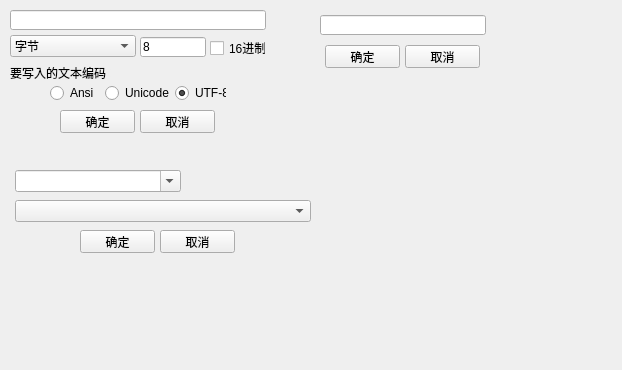
<?xml version="1.0" encoding="UTF-8"?>
<ui version="4.0">
 <class>EditorWidgets</class>
 <widget class="QWidget" name="EditorWidgets">
  <property name="geometry">
   <rect>
    <x>0</x>
    <y>0</y>
    <width>622</width>
    <height>370</height>
   </rect>
  </property>
  <property name="windowTitle">
   <string>EditorWidgets</string>
  </property>
  <widget class="QWidget" name="widget" native="true">
   <property name="geometry">
    <rect>
     <x>5</x>
     <y>5</y>
     <width>266</width>
     <height>136</height>
    </rect>
   </property>
   <widget class="QLineEdit" name="lineEdit">
    <property name="geometry">
     <rect>
      <x>5</x>
      <y>5</y>
      <width>256</width>
      <height>20</height>
     </rect>
    </property>
   </widget>
   <widget class="QComboBox" name="comboBox">
    <property name="geometry">
     <rect>
      <x>5</x>
      <y>30</y>
      <width>126</width>
      <height>22</height>
     </rect>
    </property>
    <item>
     <property name="text">
      <string>字节</string>
     </property>
    </item>
    <item>
     <property name="text">
      <string>2字节</string>
     </property>
    </item>
    <item>
     <property name="text">
      <string>4字节</string>
     </property>
    </item>
    <item>
     <property name="text">
      <string>8字节</string>
     </property>
    </item>
    <item>
     <property name="text">
      <string>浮点数</string>
     </property>
    </item>
    <item>
     <property name="text">
      <string>双浮点数</string>
     </property>
    </item>
    <item>
     <property name="text">
      <string>文本</string>
     </property>
    </item>
    <item>
     <property name="text">
      <string>字节数组</string>
     </property>
    </item>
   </widget>
   <widget class="QCheckBox" name="checkBox">
    <property name="geometry">
     <rect>
      <x>205</x>
      <y>35</y>
      <width>56</width>
      <height>16</height>
     </rect>
    </property>
    <property name="text">
     <string>16进制</string>
    </property>
   </widget>
   <widget class="QPushButton" name="pushButton">
    <property name="geometry">
     <rect>
      <x>55</x>
      <y>105</y>
      <width>75</width>
      <height>23</height>
     </rect>
    </property>
    <property name="text">
     <string>确定</string>
    </property>
   </widget>
   <widget class="QPushButton" name="pushButton_2">
    <property name="geometry">
     <rect>
      <x>135</x>
      <y>105</y>
      <width>75</width>
      <height>23</height>
     </rect>
    </property>
    <property name="text">
     <string>取消</string>
    </property>
   </widget>
   <widget class="QLineEdit" name="lineEdit_2">
    <property name="geometry">
     <rect>
      <x>135</x>
      <y>32</y>
      <width>66</width>
      <height>20</height>
     </rect>
    </property>
    <property name="toolTip">
     <string>选择文本或者字节数组时，编辑框里显示的数据长度，并不是写入的长度</string>
    </property>
    <property name="text">
     <string>8</string>
    </property>
    <property name="placeholderText">
     <string>显示长度</string>
    </property>
   </widget>
   <widget class="QRadioButton" name="radioButton_Ansi">
    <property name="geometry">
     <rect>
      <x>45</x>
      <y>80</y>
      <width>46</width>
      <height>16</height>
     </rect>
    </property>
    <property name="text">
     <string>Ansi</string>
    </property>
    <property name="checked">
     <bool>false</bool>
    </property>
   </widget>
   <widget class="QRadioButton" name="radioButton_Unicode">
    <property name="geometry">
     <rect>
      <x>100</x>
      <y>80</y>
      <width>66</width>
      <height>16</height>
     </rect>
    </property>
    <property name="text">
     <string>Unicode</string>
    </property>
   </widget>
   <widget class="QRadioButton" name="radioButton_UTF8">
    <property name="geometry">
     <rect>
      <x>170</x>
      <y>80</y>
      <width>51</width>
      <height>16</height>
     </rect>
    </property>
    <property name="text">
     <string>UTF-8</string>
    </property>
    <property name="checked">
     <bool>true</bool>
    </property>
   </widget>
   <widget class="QLabel" name="label">
    <property name="geometry">
     <rect>
      <x>5</x>
      <y>60</y>
      <width>101</width>
      <height>16</height>
     </rect>
    </property>
    <property name="text">
     <string>要写入的文本编码：</string>
    </property>
   </widget>
  </widget>
  <widget class="QWidget" name="widget_2" native="true">
   <property name="geometry">
    <rect>
     <x>10</x>
     <y>165</y>
     <width>306</width>
     <height>96</height>
    </rect>
   </property>
   <widget class="QComboBox" name="comboBox_addr">
    <property name="geometry">
     <rect>
      <x>5</x>
      <y>5</y>
      <width>166</width>
      <height>22</height>
     </rect>
    </property>
    <property name="editable">
     <bool>true</bool>
    </property>
    <property name="insertPolicy">
     <enum>QComboBox::InsertAtCurrent</enum>
    </property>
   </widget>
   <widget class="QPushButton" name="pushButton_4">
    <property name="geometry">
     <rect>
      <x>70</x>
      <y>65</y>
      <width>75</width>
      <height>23</height>
     </rect>
    </property>
    <property name="text">
     <string>确定</string>
    </property>
   </widget>
   <widget class="QPushButton" name="pushButton_3">
    <property name="geometry">
     <rect>
      <x>150</x>
      <y>65</y>
      <width>75</width>
      <height>23</height>
     </rect>
    </property>
    <property name="text">
     <string>取消</string>
    </property>
   </widget>
   <widget class="QComboBox" name="comboBox_module">
    <property name="geometry">
     <rect>
      <x>5</x>
      <y>35</y>
      <width>296</width>
      <height>22</height>
     </rect>
    </property>
    <property name="editable">
     <bool>false</bool>
    </property>
    <property name="insertPolicy">
     <enum>QComboBox::InsertAtCurrent</enum>
    </property>
   </widget>
  </widget>
  <widget class="QWidget" name="widget_3" native="true">
   <property name="geometry">
    <rect>
     <x>315</x>
     <y>10</y>
     <width>176</width>
     <height>71</height>
    </rect>
   </property>
   <widget class="QLineEdit" name="lineEdit_time">
    <property name="geometry">
     <rect>
      <x>5</x>
      <y>5</y>
      <width>166</width>
      <height>20</height>
     </rect>
    </property>
   </widget>
   <widget class="QPushButton" name="pushButton_6">
    <property name="geometry">
     <rect>
      <x>90</x>
      <y>35</y>
      <width>75</width>
      <height>23</height>
     </rect>
    </property>
    <property name="text">
     <string>取消</string>
    </property>
   </widget>
   <widget class="QPushButton" name="pushButton_5">
    <property name="geometry">
     <rect>
      <x>10</x>
      <y>35</y>
      <width>75</width>
      <height>23</height>
     </rect>
    </property>
    <property name="text">
     <string>确定</string>
    </property>
   </widget>
  </widget>
 </widget>
 <layoutdefault spacing="6" margin="11"/>
 <resources/>
 <connections/>
</ui>
